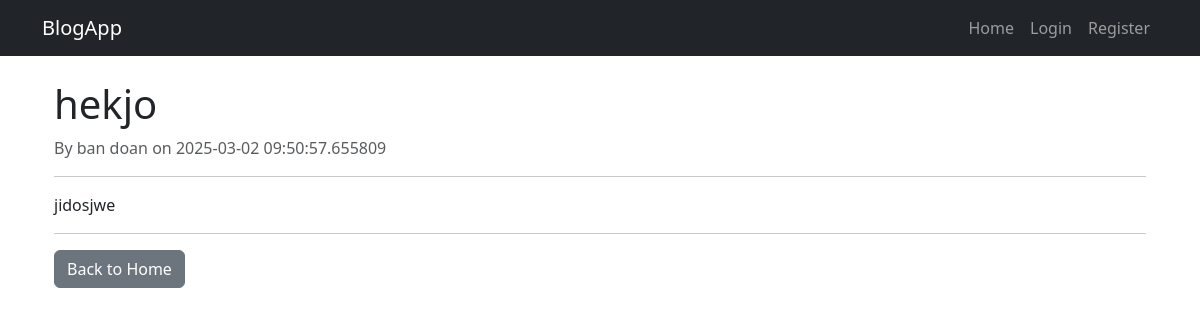
Screenshot of /post/2 with the database file from the repository.
### tables this page shows
CREATE TABLE posts (
            id INTEGER PRIMARY KEY AUTOINCREMENT,
            title TEXT NOT NULL,
            content TEXT NOT NULL,
            user_id INTEGER NOT NULL,
            date_posted TIMESTAMP DEFAULT CURRENT_TIMESTAMP,
            FOREIGN KEY (user_id) REFERENCES users(id) ON DELETE CASCADE
        );

CREATE TABLE users (
            id INTEGER PRIMARY KEY AUTOINCREMENT,
            username TEXT UNIQUE NOT NULL,
            email TEXT UNIQUE NOT NULL,
            password TEXT NOT NULL
        , is_admin INTEGER DEFAULT 0);

### app/routes.py (the view)
@main.route("/post/<int:post_id>")
def post_detail(post_id):
    post = get_post_by_id(post_id)
    if not post:
        flash("Bài viết không tồn tại!", "danger")
        return redirect(url_for("main.home"))
    return render_template("post_detail.html", post=post)

### app/db.py (called while the page is built)
def get_db():
    if "db" not in g:
        g.db = sqlite3.connect(DATABASE)
        g.db.row_factory = sqlite3.Row  # Trả về dict thay vì tuple
    return g.db

def get_post_by_id(id):
    db = get_db()
    post = db.execute("""
        SELECT posts.id, posts.title, posts.content, posts.date_posted, users.username AS author
        FROM posts
        JOIN users ON posts.user_id = users.id
        WHERE posts.id = ?
    """, (id,)).fetchone()
    return post

### app/templates/post_detail.html (shortened to what this page needs)
{% extends "base.html" %}
{% block content %}
    <div class="container">
        <h1>{{ post.title }}</h1>
        <p class="text-muted">By {{ post.author }} on {{ post.date_posted }}</p>
        <hr>
        <p>{{ post.content }}</p>
        <hr>
        <a href="{{ url_for('main.home') }}" class="btn btn-secondary">Back to Home</a>
    </div>
{% endblock %}

### rows the page displays
posts: title "hekjo", date_posted "2025-03-02 09:50:57.655809", content "jidosjwe"
users: author "ban doan"
